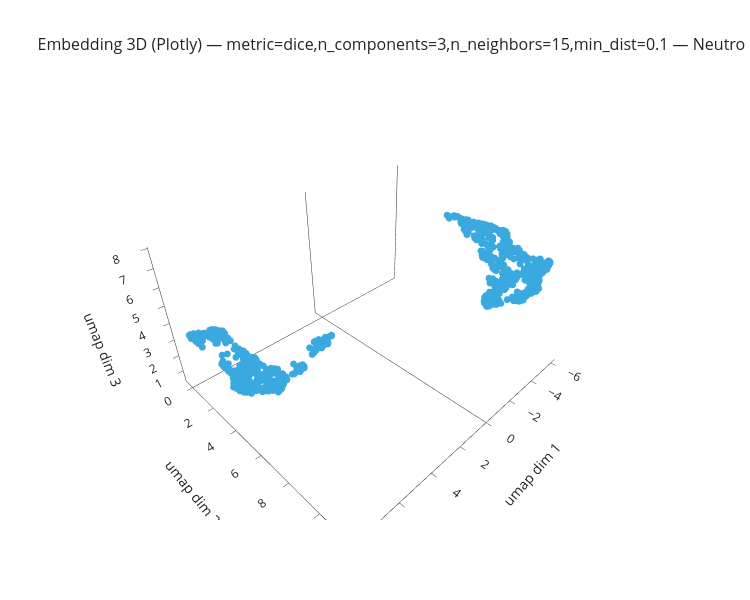

The cell this chart's notebook holds for it:
### Code cell
if 'embedding_3d' in locals() and embedding_3d.shape[1] >= 3:
    show_embedding_plotly(
        embedding_3d[:, :3], plotly_color_by_3d, metadata_3d,
        f"Embedding 3D (Plotly) — {combo_key_3d} — {_panel_title(plotly_color_by_3d)}",
        "umap dim 1", "umap dim 2", zlabel="umap dim 3",
    )
else:
    print("Embedding 3D non caricato o con meno di 3 componenti.")

### Figure 1 — Plotly figure (JSON) as saved in the notebook; plotly's stock layout.template omitted (floating-point values rounded to 4 significant figures; data arrays with more than 128 entries replaced by an {"elided": "..."} marker saying what was removed)
{"data": [{"hoverinfo": "text", "marker": {"color": "#3aa9e0", "line": {"width": 0}, "size": 4}, "mode": "markers", "text": {"elided": "1150 str values"}, "type": "scatter3d", "x": {"elided": "1150 float values"}, "y": {"elided": "1150 float values"}, "z": {"elided": "1150 float values"}}], "layout": {"height": 600, "scene": {"xaxis": {"linewidth": 1, "showbackground": false, "showgrid": false, "showline": true, "title": {"text": "umap dim 1"}, "zeroline": true}, "yaxis": {"linewidth": 1, "showbackground": false, "showgrid": false, "showline": true, "title": {"text": "umap dim 2"}, "zeroline": true}, "zaxis": {"linewidth": 1, "showbackground": false, "showgrid": false, "showline": true, "title": {"text": "umap dim 3"}, "zeroline": true}}, "title": {"font": {"size": 16}, "text": "Embedding 3D (Plotly) — metric=dice,n_components=3,n_neighbors=15,min_dist=0.1 — Neutro"}, "width": 750}}
